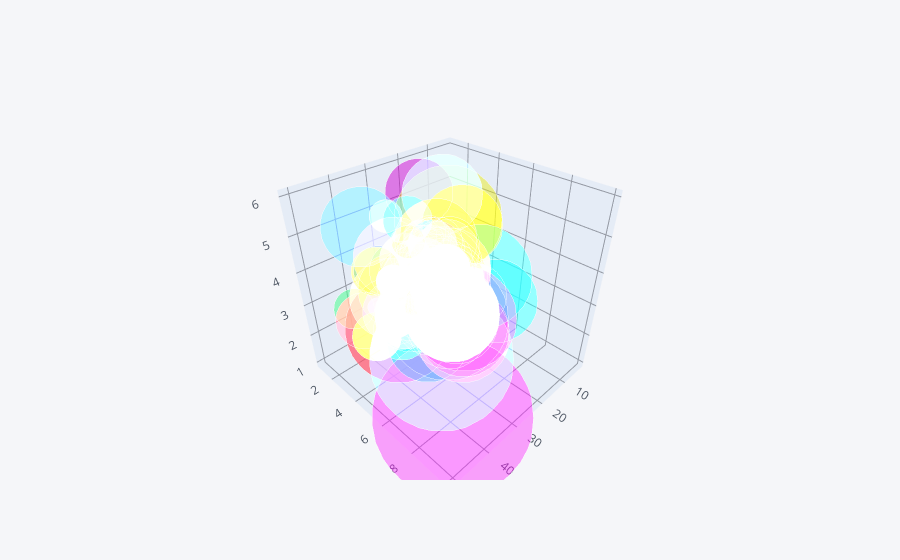

The notebook cell this image was saved under:
### Code cell
tip.iplot(kind='bubble3d',x ='total_bill',y = 'tip',z='size',size= 'tip')

### Figure 1 — Plotly figure (JSON) as saved in the notebook; plotly's stock layout.template omitted (floating-point values rounded to 4 significant figures; data arrays with more than 128 entries replaced by an {"elided": "..."} marker saying what was removed)
{"data": [{"marker": {"color": {"elided": "244 str values"}, "opacity": 0.8, "size": {"elided": "244 int values"}, "symbol": "circle"}, "mode": "markers", "text": {"elided": "244 str values"}, "type": "scatter3d", "x": {"elided": "244 float values"}, "y": {"elided": "244 float values"}, "z": {"elided": "244 int values"}}], "layout": {"legend": {"bgcolor": "#F5F6F9", "font": {"color": "#4D5663"}}, "paper_bgcolor": "#F5F6F9", "plot_bgcolor": "#F5F6F9", "scene": {"xaxis": {"gridcolor": "#9499A3", "showgrid": true, "tickfont": {"color": "#4D5663"}, "title": {"font": {"color": "#4D5663"}, "text": ""}, "zerolinecolor": "#9499A3"}, "yaxis": {"gridcolor": "#9499A3", "showgrid": true, "tickfont": {"color": "#4D5663"}, "title": {"font": {"color": "#4D5663"}, "text": ""}, "zerolinecolor": "#9499A3"}, "zaxis": {"gridcolor": "#9499A3", "showgrid": true, "tickfont": {"color": "#4D5663"}, "title": {"font": {"color": "#4D5663"}, "text": ""}, "zerolinecolor": "#9499A3"}}, "title": {"font": {"color": "#4D5663"}}}}
